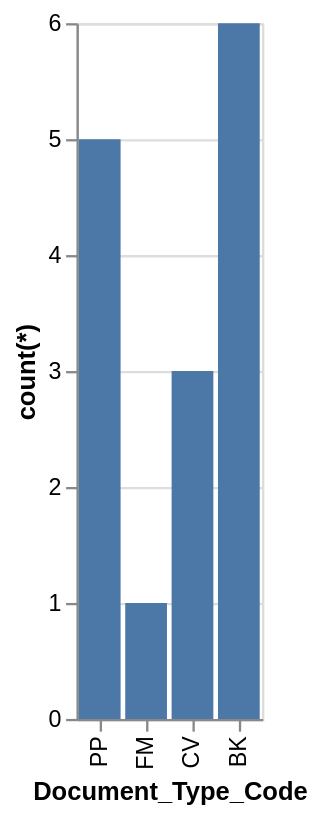

Express this chart as Vega-Lite.
### Vega-Lite specification from a JSON file in a GitHub repository (floating-point values rounded to 4 significant figures)
{"data": {"values": [{"x_data": "PP", "y_data": 5}, {"x_data": "FM", "y_data": 1}, {"x_data": "CV", "y_data": 3}, {"x_data": "BK", "y_data": 6}]}, "mark": "bar", "encoding": {"x": {"field": "x_data", "type": "nominal", "title": "Document_Type_Code", "sort": "descending"}, "y": {"field": "y_data", "type": "quantitative", "title": "count(*)"}}}
